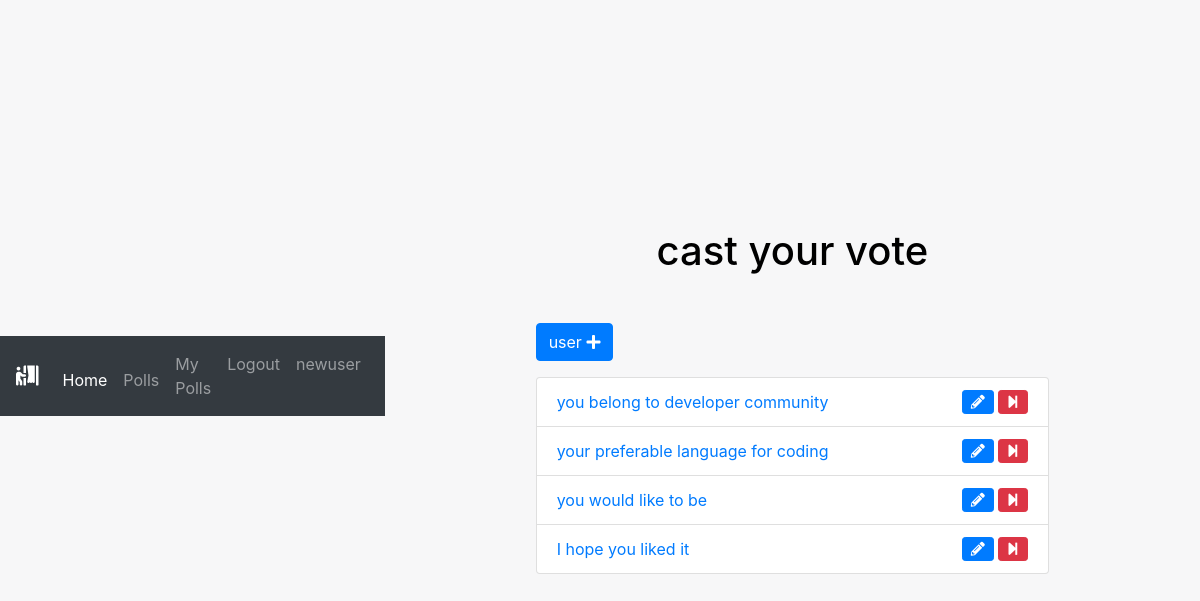
The app's page /pollapp/polls/user/ (signed in) with its own data.
### pollapp/models.py (models this page shows, shortened)
class Poll(models.Model):
    owner = models.ForeignKey(User, on_delete=models.CASCADE)
    text = models.TextField()
    pub_date = models.DateTimeField(default=timezone.now)
    active = models.BooleanField(default=True)
    created_at = models.DateTimeField(auto_now_add=True)

### pollapp/views.py (the view)
# urls.py: path('polls/user/', views.user_view, name='user'),
@login_required()
def user_view(request):
    all_polls = Poll.objects.all()
    search_term = ''
    if 'name' in request.GET:
         all_polls = all_polls.order_by('text')
    if 'vote' in request.GET:
        all_polls = all_polls.annotate(Count('vote')).order_by('vote__count')
    if 'search' in request.GET:
        search_term = request.GET['search']
        all_polls = all_polls.filter(text__icontains=search_term)
    paginator = Paginator(all_polls, 6)  # Show 6 contacts per page
    page = request.GET.get('page')
    polls = paginator.get_page(page)
    get_dict_copy = request.GET.copy()
    params = get_dict_copy.pop('page', True) and get_dict_copy.urlencode()
    context = {
        'polls': polls,
        'params': params,
        'search_term': search_term,
    }
    return render(request, 'polls/user_poll.html', context)

### pollapp/templates/polls/user_poll.html (shortened to what this page needs)
{% extends 'base.html' %}
 {% load static %}
{% block custom_css %}
<link rel="stylesheet" href="{% static 'css/home_style.css' %}">
{% endblock custom_css %}
{% block content %}
<div class="container">
    <div class="row">
        <div class="col-md-8 offset-sm-2">
            <h1 class="text-center mb-5">cast your vote </h1>
            <a class="btn btn-primary mb-3 float" href="{% url 'pollapp:user' %}" role="button">user <i class="fas fa-plus"></i></a>
         <ul class="list-group float-center:">
        {% for poll in polls %}
        <li class="list-group-item text-left">
        <a href="{% url 'pollapp:detail' poll.id %}">{{ poll.text|truncatewords:5 }}
            </a>
            {% if request.user == poll.owner %}
            {% if poll.active %}
            <a href="{% url 'pollapp:end_poll' poll.id %}" data-toggle="tooltip" data-placement="top" title="End Poll"
                onclick="return confirm('Are you sure ?')"><i class="fas fa-step-forward float-right btn btn-danger btn-sm"></i>
            </a>
            {% endif %}
            <a href="{% url 'pollapp:edit' poll.id %}" class="mr-3" data-toggle="tooltip" data-placement="top"
                title="Edit Poll"><i class="fas fa-pencil-alt float-right btn btn-primary btn-sm mr-1"></i>
            </a>
            {% endif %}
        </li>
        {% endfor %}
    </ul>
</div>
</div>
</div>
{% endblock content %}

### static/css/home_style.css (style rules this page uses)
html, body { height: 100%; margin: 0; padding: 0; color: black; }
html { background-image: url('C:\Users\KARTIK\OneDrive\Desktop\pollbooth\polls\static\img\background.jpg'); background-size: cover; }
body { background: hsl(220deg, 10%, 97%); margin: 0; padding: 0; display: flex; align-items: center; justify-content: center; }

### records on screen
Poll: text "you belong to developer community", active True (drawn)
Poll: text "your preferable language for coding", active True (drawn)
Poll: text "you would like to be", active True (drawn)
Poll: text "I hope you liked it", active True (drawn)
